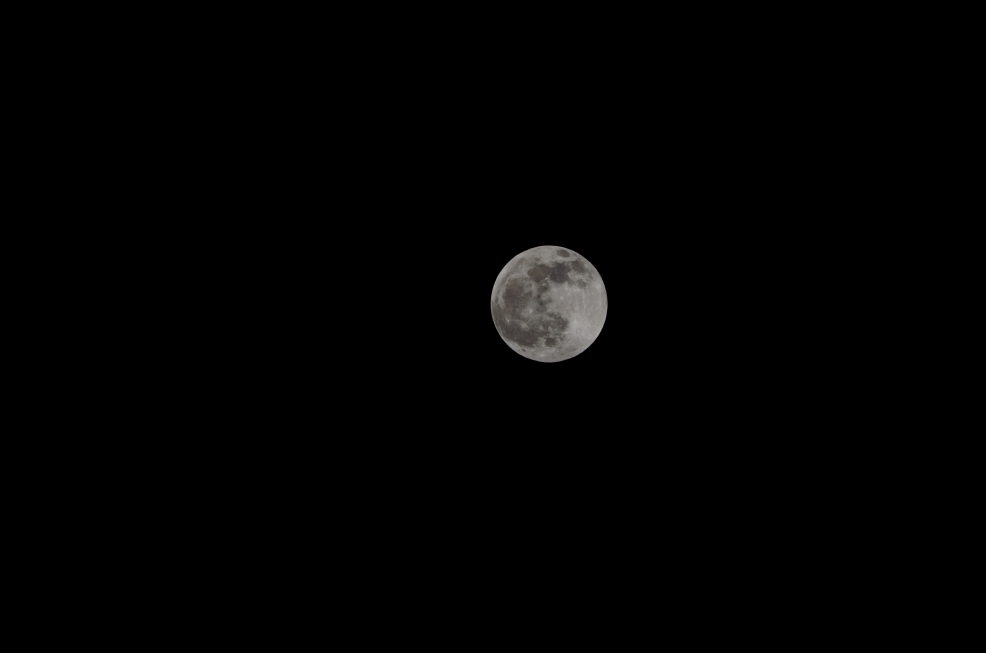
#> input picture input/DSC_4316.jpg, 4928 x 3264 px (shown at 1/5 size); its folder holds 2 pictures in this run
$ python main.py input
#> lines starting #> are read from the running program, lines starting #| are printed output that depends on the picture
import cv2
import numpy as np
import sys
import os


inImages = []
inImagesBW = []
outImages = []
centerObj = []


def importImages():
	global images, inImagesBW

	path = sys.argv[1]

	imgNameList = []
	for imgName in os.listdir(path):
		if imgName.endswith('.jpg'):
			imgNameList.append(imgName)

	imgNameList.sort()

	for imgName in imgNameList:
			img = cv2.imread(path+'/'+imgName)
#> img is the input picture: shape (3264, 4928, 3); mean B, G, R 1.8, 1.8, 1.9
			gray = cv2.cvtColor(img, cv2.COLOR_BGR2GRAY)

			inImages.append(img)
			inImagesBW.append(gray)

def findCenterObj():
    global inImagesBW, centerObj, inImages

    for image in inImagesBW:
        img = cv2.medianBlur(image,5)

        # [5 lines of commented-out code are left out]

        circle = cv2.HoughCircles(img,cv2.HOUGH_GRADIENT,1,20, param1=50,param2=30,minRadius=70,maxRadius=600)
        centerObj.append(circle[0][0])
#> this loop made 2 passes
#> pass 2, in findCenterObj, `img = cv2.medianBlur(image,5)`:
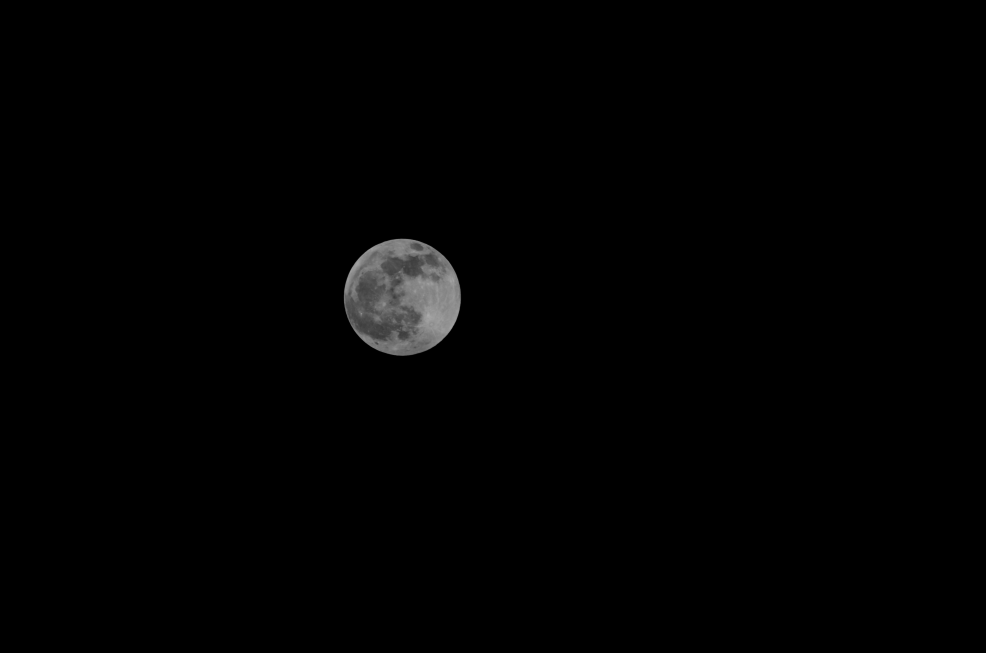
#> img: shape (3264, 4928) (shown at 1/5 size); min 0, max 175, mean 1.8
#> after the loop, centerObj = [[2747.5, 1519.5, 290.4], [2011.5, 1486.5, 292.1]]

def cropImages(h, w):
#> called with h = 700, w = 700
	global inImagesBW, centerObj

	i = 0
	for img in inImagesBW:
		cenObj = centerObj[i]
		cenObj = cenObj.astype(int)
		crop_img = img[cenObj[1]-h:cenObj[1]+h, cenObj[0]-w:cenObj[0]+w]
		i=i+1
		outImages.append(crop_img)
#> this loop made 2 passes
#> (cenObj, i) on passes 1 to 2: ([2747, 1519, 290], 1), ([2011, 1486, 292], 2)
#> pass 1, in cropImages, `crop_img = img[cenObj[1]-h:cenObj[1]+h, cenObj[0]-w:cenObj[0]+w]`:
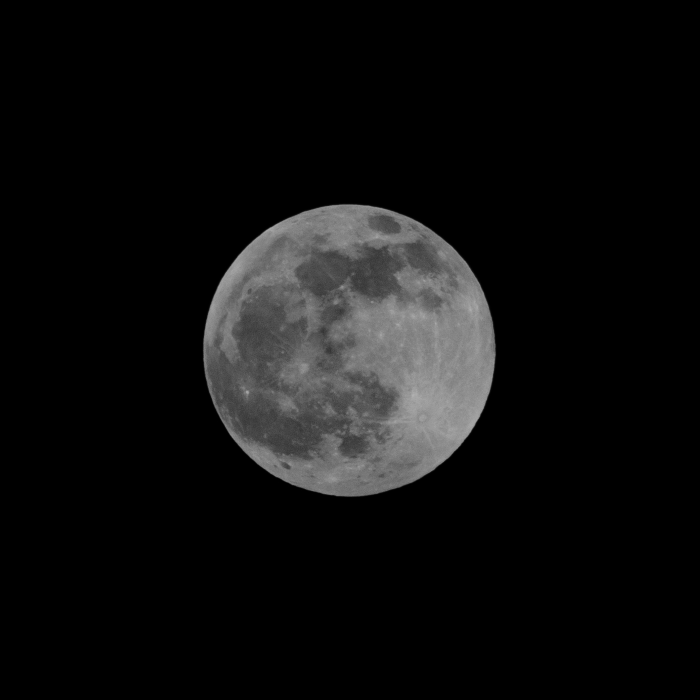
#> crop_img: shape (1400, 1400) (shown at 1/2 size); min 0, max 179, mean 15
#> after the loop, i = 2; outImages = 2 items


def exportCrop():
	global outImages

	i = 0
	kernel = np.array([[-1,-1,-1], [-1,9,-1], [-1,-1,-1]])
	for img in outImages:
		img = cv2.filter2D(img, -1, kernel)
		cv2.imwrite('output/out'+str(i)+'.png',img)
		i=i+1
#> this loop made 2 passes
#> i on passes 1 to 2: 1, 2
#> after the loop, i = 2

importImages()
print("import")
findCenterObj()
print("center")
cropImages(700,700)
print("crop")
exportCrop()
